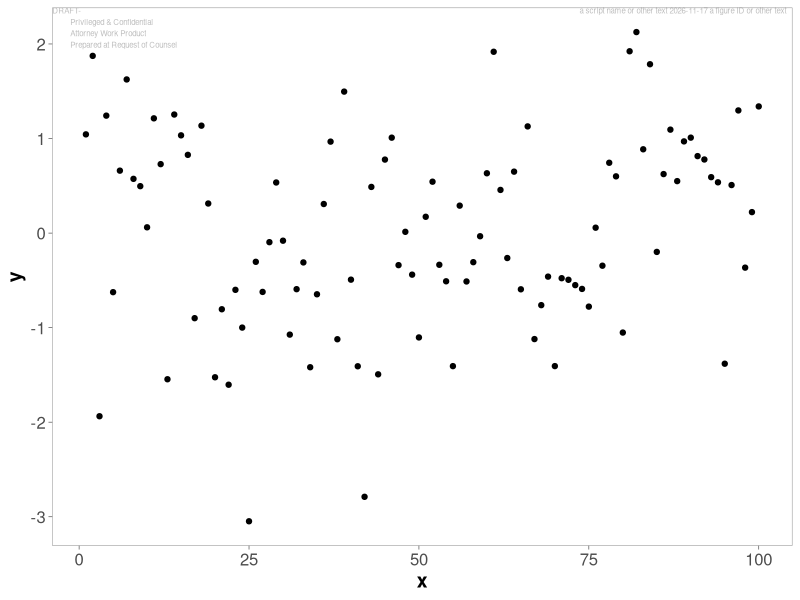

This chart was generated by the following R code:
#======================== Script  Information ==================================
#Created By AMDeines on 2019_07_17
#Loads common pacakges and helper functions, in particular for plotting and P&C watermarks
#Can be run as source
#this file should be added (and modified as needed to a given project)

#Standard libraries (needed to make this script run)
library(tidyverse) # plotting
library(lubridate) # Date formating
#library(extrafont) #https://github.com/wch/extrafont

#default timezone
TZ<-"America/Los_Angeles"


#Creates basic ggplot theme with blank background, black facet strips with white
#letters, Arial font, legend at bottom
expTheme<-theme_bw()+theme(panel.grid=element_blank(),
                          #text=element_text(family="Arial"),
                          legend.position="bottom",
                          strip.background=element_rect(fill="black"),
                          strip.text = element_text(colour = 'white',size=9,face="bold"),
                          axis.title=element_text(size=14,face="bold"),
                          axis.text = element_text(size = 12),  #axis text=9pt  
                          legend.text=element_text(size = 9), 
                          legend.title=element_text(size = 11),
                          panel.border = element_rect(fill = NA, 
                            colour = "grey50",size=.3),
                          axis.ticks = element_line(size = .2)
                           )#updated 20200117

#The standard text text of a confidential watermark 
pandCText = c("DRAFT-
         Privileged & Confidential 
         Attorney Work Product
         Prepared at Request of Counsel")


#A function that formats the P&CText to be added figure to a figure, including
#the name of the script from which it came and an identifier for the figure Note
#that this "new" P&C bit is a function that variably add the script name & figID
expPandC <- function(scpt=NULL,figID=NULL,is_date=NULL){
  #is_date should be a numeric of the same type as the x axis 
  XPOS<-c(-Inf,Inf)
  if(!is.null(is_date)) XPOS<-is_date
  data.frame(
    xpos = XPOS,
    ypos =  c(Inf,Inf),
    annotateText = c(pandCText,paste(scpt,Sys.Date(),figID,"  ")),
    hjustvar = c(0,1) ,
    vjustvar = c(1,1))
}

#Function that actually added the P&C watermark
expAnnotate<-function(...){
  geom_text(data = expPandC(...) , aes(x=xpos,y=ypos,hjust=hjustvar,
                vjust=vjustvar,label=annotateText),inherit.aes = FALSE,size = 2,
                color="grey")
}
# expAnnotate(scpt=NULL,figID=NULL,is_date=NULL)

# Example
ggplot(data=data.frame(x=1:100,y=rnorm(100)),aes(x,y))+
  geom_point()+
  expAnnotate(scpt="a script name or other text",
              figID="a figure ID or other text",is_date=NULL)+
  expTheme




#function that makes pretier log10 breaks on ggplot y axis 
log10_breaks <- function(n = 5){
    function(x) {
        10^pretty(log10(x), n = n)
    }
}
#see https://stackoverflow.com/questions/18479784/improve-poor-automatic-tick-position-choices-without-explicitly-specifying-break


#function to give the default ggplot color palette, if it's ever needed.
gg_color_hue <- function(n) {
  hues = seq(15, 375, length = n + 1)
  hcl(h = hues, l = 65, c = 100)[1:n]
}
#https://stackoverflow.com/questions/8197559/emulate-ggplot2-default-color-palette


#Note that for multipanel figures the prefered style is top left lower case in (a)


# A function to convert a date vector into factors, while maintaining the correct order  
date_to_factor<-function(date_seq,format="%Y%m%d"){
  df<-data.frame(dates=unique(date_seq))
  df$label<-format(df$dates,format=format)
  df$order<-order(df$dates)
  df$factor<-factor(df$label,levels=df$label[df$order],ordered=TRUE)
  df$factor[match(date_seq,df$dates)]
}
